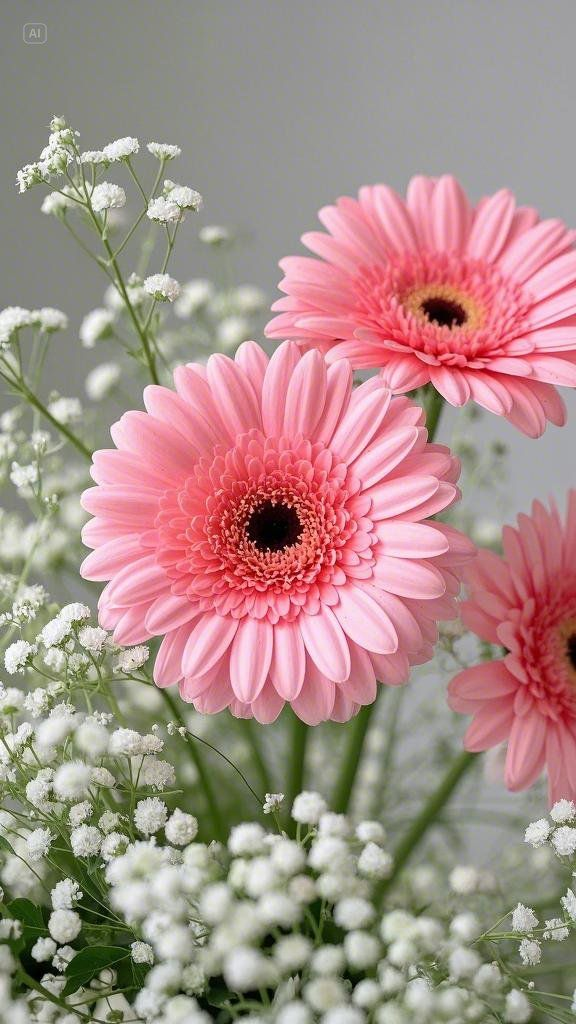
#> input picture Phase_4/c0d80a5d314d69658afa0e82a0d9357b.jpg, 576 x 1024 px, found by its file name
$ python Median_Blur.py
#> lines starting #> are read from the running program, lines starting #| are printed output that depends on the picture
import cv2

image = cv2.imread("Phase_4\c0d80a5d314d69658afa0e82a0d9357b.jpg")
#> image is the input picture: shape (1024, 576, 3); mean B, G, R 137.2, 142.2, 169.3
resize = cv2.resize(image,(600,600))
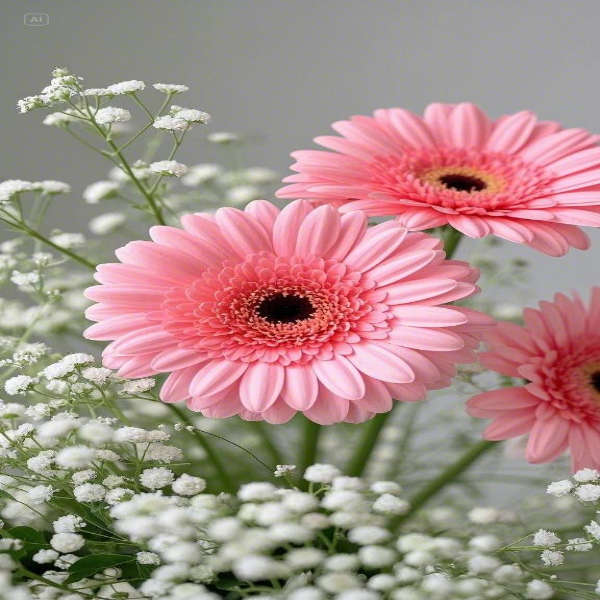
#> resize: shape (600, 600, 3); mean B, G, R 137.1, 142.1, 169.1

blurred = cv2.medianBlur(resize,11)
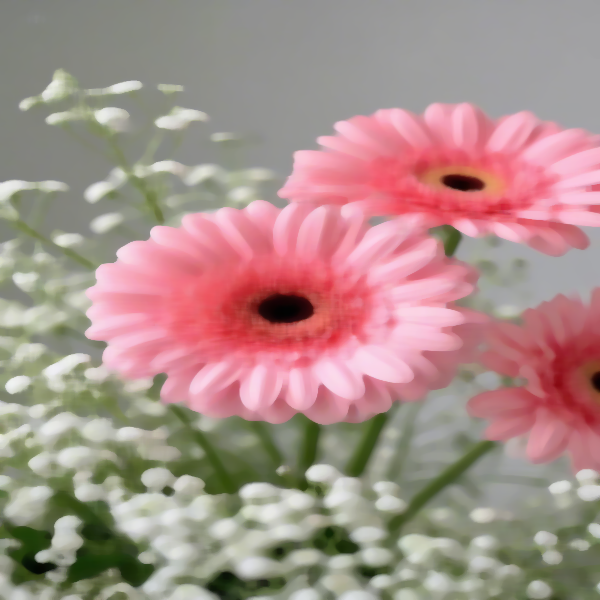
#> blurred: shape (600, 600, 3); mean B, G, R 137.4, 142.3, 169.7
resize_blur = cv2.resize(blurred,(600,600))

cv2.imshow("Original Image", resize)
cv2.imshow("Median Blurred Image",resize_blur)

cv2.waitKey(0)
cv2.destroyAllWindows()

$ run again, with Phase_4/couple-before-02.jpg copied over Phase_4/c0d80a5d314d69658afa0e82a0d9357b.jpg
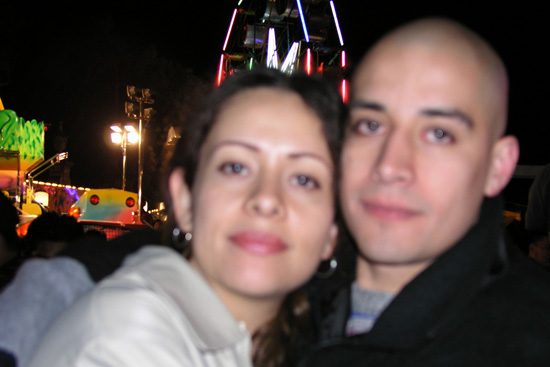
#> input picture Phase_4/couple-before-02.jpg, 550 x 367 px, found by its file name
#> image is the input picture: shape (367, 550, 3); mean B, G, R 72.4, 77.7, 94
#> `resize = cv2.resize(image,(600,600))`:
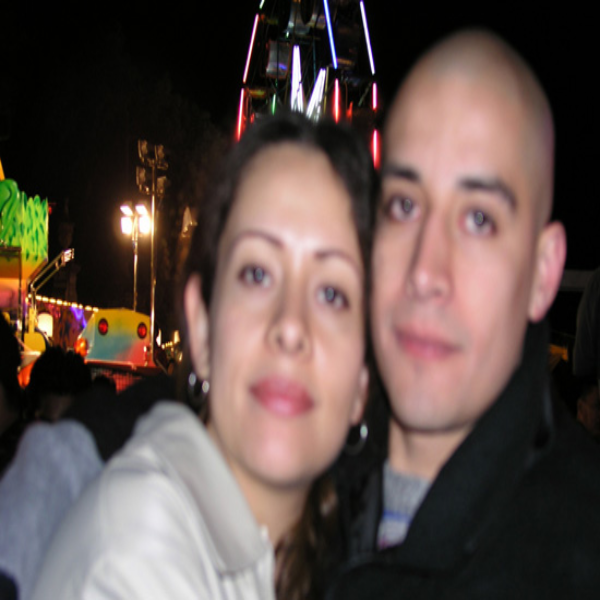
#> resize: shape (600, 600, 3); mean B, G, R 72.3, 77.6, 93.9
#> `blurred = cv2.medianBlur(resize,11)`:
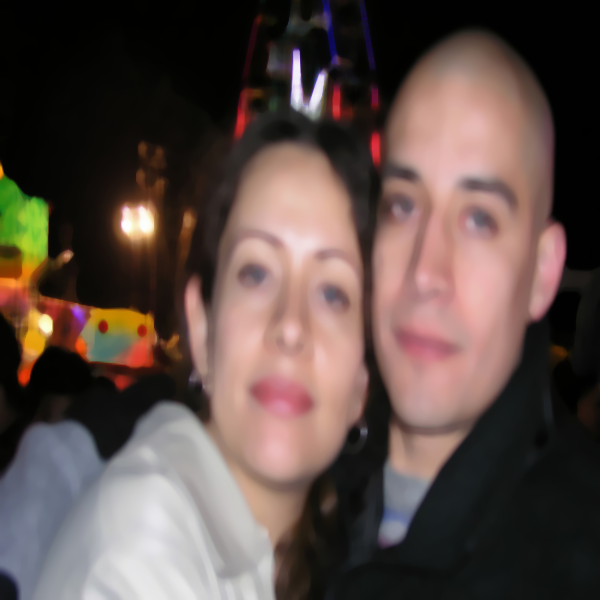
#> blurred: shape (600, 600, 3); mean B, G, R 71.1, 76.5, 92.8
